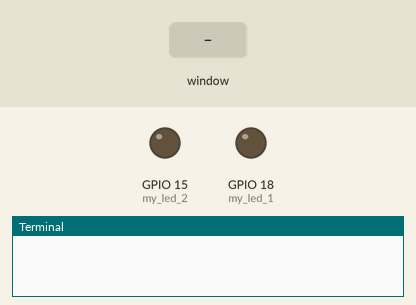
Recording of a program running on a simulated Raspberry Pi (BCM pin numbers). On the bench: output pins drawn as LEDs (lit = HIGH), the last lines printed to the terminal. The inputs (shaded band) are chosen by the test bench. The desktop window is not drawn, its controls go by their first labels and the mouse button is held 0.15 s.

Above: at 1.2 s.
1.3 s: control labelled "ON" in the window clicked
At 2.5 s:
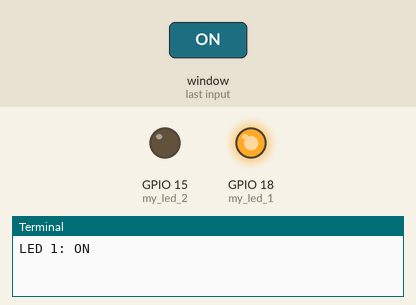
2.8 s: control labelled "Toggle" in the window clicked
At 3.8 s:
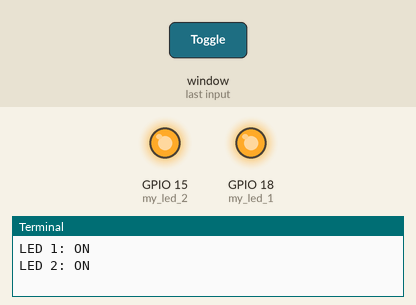
4.3 s: control labelled "OFF" in the window clicked
At 4.9 s:
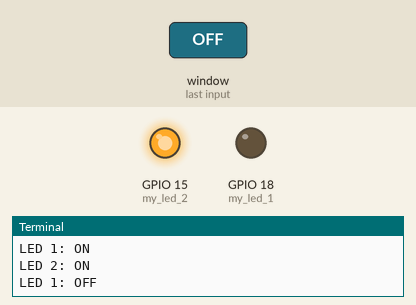
Timing chart, 0 to 7.3 s (numbered marks = the images above; inputs shaded):
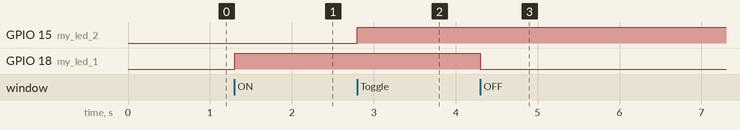

Measured:
- after the input at 1.3 s, GPIO 18 (my_led_1): LOW → HIGH at once
- after the input at 2.8 s, GPIO 15 (my_led_2): LOW → HIGH at once
- after the input at 4.3 s, GPIO 18 (my_led_1): HIGH → LOW at once

The program:

led_blink_gui.py
```python
import sys
import time
from gpiozero import LED
from PyQt5 import QtCore, QtWidgets
from PyQt5.QtWidgets import QMainWindow, QLabel, QGridLayout, QWidget
from PyQt5.QtWidgets import QPushButton
from PyQt5.QtCore import QSize

class MainWindow(QMainWindow):
    def __init__(self):
        QMainWindow.__init__(self)

        # GPIO 17 --> pin 11
        self.my_led_1 = LED(18)
        # GPIO 5 --> pin 29
        self.my_led_2 = LED(15)

        self.setMinimumSize(QSize(500, 500))
        self.setWindowTitle('LED Blink PyQt5 GUI')

        on_btn = QPushButton('ON', self)
        on_btn.clicked.connect(self.led_on)
        on_btn.resize(100, 50)
        on_btn.move(50, 50)

        off_btn = QPushButton('OFF', self)
        off_btn.clicked.connect(self.led_off)
        off_btn.resize(100, 50)
        off_btn.move(150, 50)

        self.toggle_btn = QPushButton('Toggle', self)
        self.toggle_btn.setCheckable(True)
        self.toggle_btn.clicked.connect(self.toggle_led)
        self.toggle_btn.resize(100, 50)
        self.toggle_btn.move(300, 50)
        self.toggle_btn.setStyleSheet("background-color : lightgrey")


    def led_on(self):
        print('LED 1: ON')
        self.my_led_1.on()

    def led_off(self):
        print('LED 1: OFF')
        self.my_led_1.off()


    def toggle_led(self):
        if self.toggle_btn.isChecked():
            print('LED 2: ON')
            self.my_led_2.on()

            self.toggle_btn.setStyleSheet("background-color : lightblue")

        # if it is unchecked
        else:
            print('LED 2: OFF')
            self.my_led_2.off()

            self.toggle_btn.setStyleSheet("background-color : lightgrey")


if __name__ == "__main__":
    app = QtWidgets.QApplication(sys.argv)
    mainWin = MainWindow()
    mainWin.show()
    sys.exit( app.exec_() )
```
